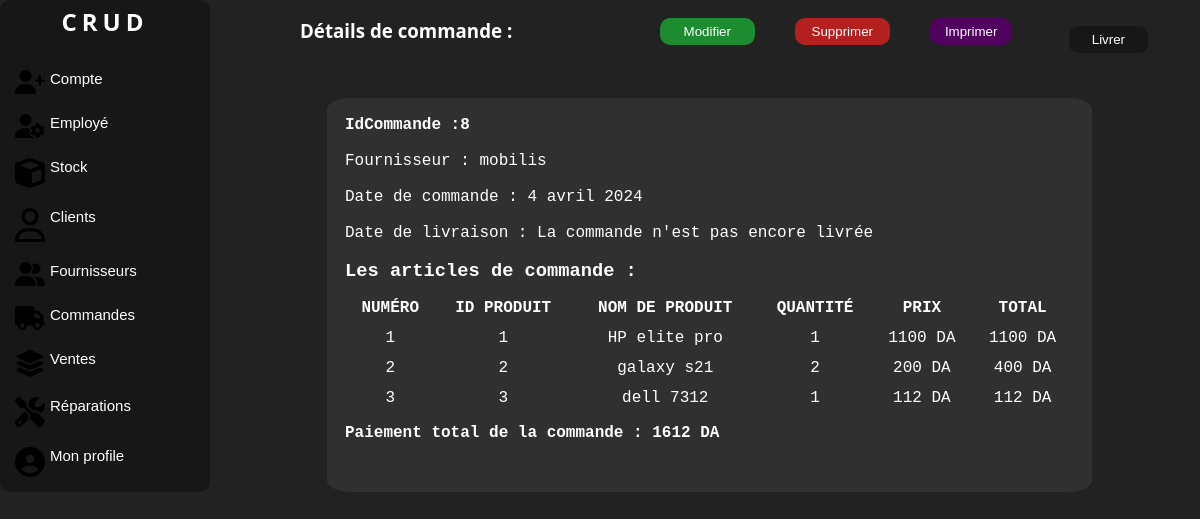
Page /commande/8/ (signed in) on the earlier database version.
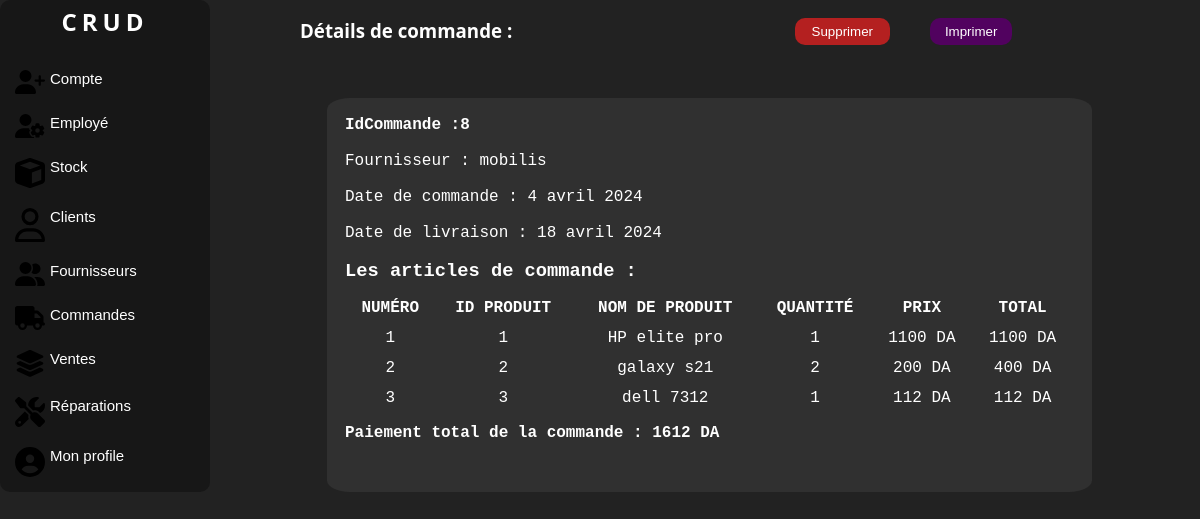
Same page on the later database version.
### manager/models.py (models this page shows, shortened)
class PurchaseOrder(models.Model):
    supplier = models.ForeignKey(Supplier, on_delete=models.SET_NULL, null=True, blank=True, db_column='Fournisseur')
    order_date = models.DateField(auto_now_add=True, db_column='Date de commande')
    delivery_date = models.DateField(null=True, blank=True, db_column='Date de livraison')
    is_delivered = models.BooleanField(default=False, db_column='Est livré')
    class Meta:
        db_table = 'Commande'

class Supplier(models.Model):
    name = models.CharField(max_length=100, db_column='Nom')
    phone = PhoneNumberField(unique=True, region='DZ', db_column='Téléphone')
    email = models.EmailField(unique=True, db_column='Email')
    address = models.TextField(db_column='Adresse')
    def __str__(self):
        return self.name
    class Meta:
        db_table = 'Fournisseur'

### manager/views.py (the view)
# urls.py: path('commande/<int:pk>/', views.PurchaseOrderDetailView.as_view(), name='purchase-order-detail'),
class PurchaseOrderDetailView(LoginRequiredMixin, DetailView):
    model = PurchaseOrder
    template_name = 'detaillcommande.html'
    context_object_name = 'purchase_order'
    def get_context_data(self, **kwargs):
        context = super().get_context_data(**kwargs)
        purchase_order_items = PurchaseOrderItem.objects.filter(purchase_order=self.object)
        context['purchase_order_items_exist'] = purchase_order_items.exists()  # Check if there are any purchase order items
        item_totals = [item.purchase_price * item.quantity for item in purchase_order_items]
        purchase_order_total = sum(item_totals)
        context['purchase_order_items'] = zip(purchase_order_items, item_totals)  # Pass both the items and their totals
        context['purchase_order_total'] = purchase_order_total
        return context

### manager/templatetags/auth_extras.py (called while the page is built)
@register.filter(name='has_group')
def has_group(user, group_name):
    group = Group.objects.get(name=group_name)
    return True if group in user.groups.all() else False

### manager/templates/detaillcommande.html (shortened to what the changed rows need)
{% load static %}
{% load auth_extras %}
<!DOCTYPE html>
<html lang="en">
<head>
    <link rel="stylesheet" href="{% static 'css/style.css' %}">
    <link rel="stylesheet" href="{% static 'css/accueil.css' %}">
</head>
<body>
<div class="corp">
<div class="nav">
            <div class="logo">
                <a href="{% url 'home' %}" class="link"><h2>CRUD</h2></a>
            </div>
            <br>
        </div>
    <div class="liste">
        <div class="c111">
            <div> {% if not purchase_order.delivery_date %}
                <div>
                    <button class="button" id="modifier"
                            onclick="location.href='{% url 'update-purchase-order' purchase_order.id %}';">Modifier
                    </button>
                </div>
                {% endif %}
            </div>
            <div> {% if not purchase_order.delivery_date and purchase_order_items_exist %}
                <form method="post" action="{% url 'deliver-purchase-order' pk=purchase_order.pk %}">
                    <input type="submit" value="Livrer" class="btn btn-primary">
                </form>
                {% endif %}
            </div>
        </div>
        <div class="c22" id="partieImprimer">
            <p><strong> IdCommande :{{purchase_order.id}}</strong></p><br>
            <p>Fournisseur : {{purchase_order.supplier}}</p><br>
            <p>Date de commande : {{purchase_order.order_date}}</p><br>
            <p>Date de livraison :
                {% if purchase_order.delivery_date %}
                {{ purchase_order.delivery_date }}
                {% else %}
                La commande n'est pas encore livrée
                {% endif %}
            </p><br>
            {% if purchase_order_items_exist %}
            <h3>Les articles de commande :</h3>
            <table>
                <thead>
                <tr>
                    <th>Numéro</th>
                    <th>Id Produit</th>
                    <th>Nom de produit</th>
                    <th>Quantité</th>
                    <th>Prix</th>
                    <th>Total</th>
                </tr>
                </thead>
                <tbody>
                </tbody>
            </table>
            {% else %}
            <h3>Aucun article trouvé .</h3>
            {% endif %}
            <p><strong>Paiement total de la commande : {{ purchase_order_total }} DA</strong></p>
        </div>
    </div>
</div>
</body>
</html>
{% load static %}

Differences in the rows shown:
changed PurchaseOrder "mobilis": delivery_date (not shown) → "18 avril 2024"; Date de livraison empty → "2024-04-18" (drawn)
Other differences:
form field value: "Livrer" → (not shown)
text no longer shown: "Modifier La commande n'est pas encore livrée"
